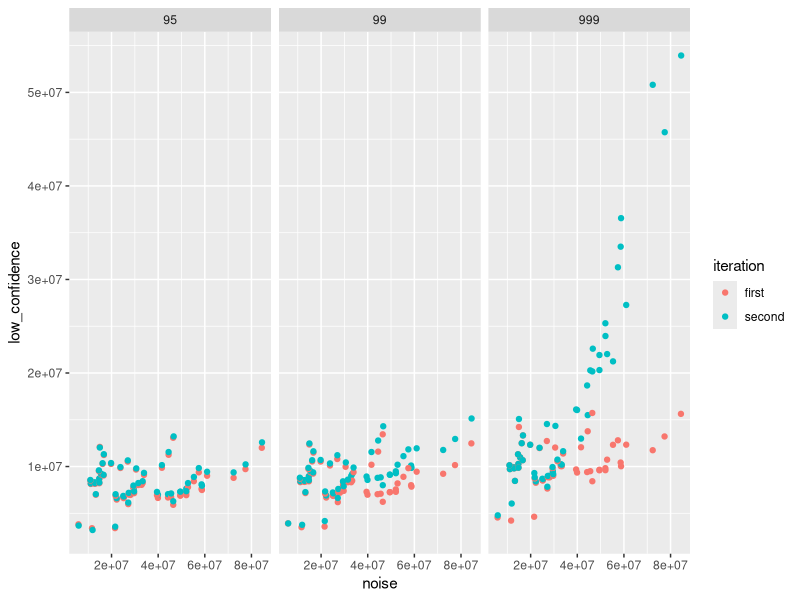
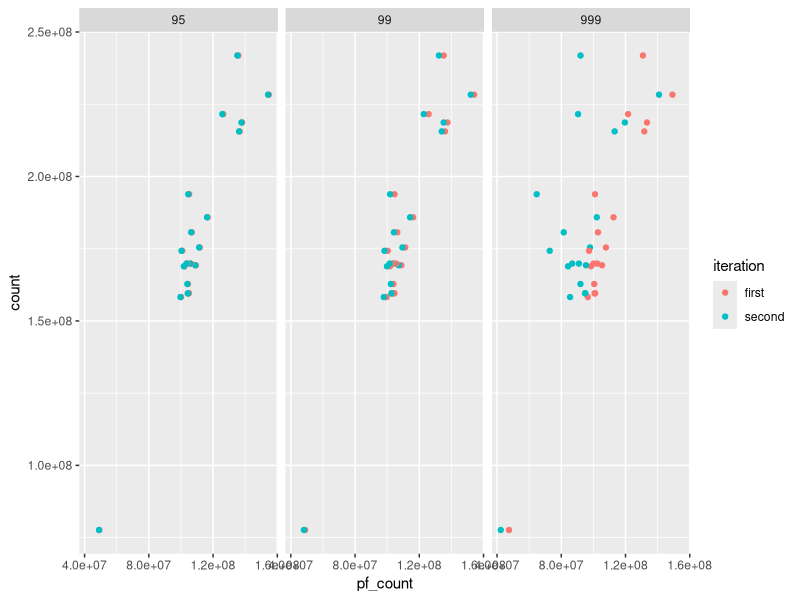

Source code (R) for these figures, in order:
#!/usr/bin/env Rscript

library(ggplot2)
library(grid)
library(gridExtra)

# base_folder = '/Users/lg/code/moonwatcher/pheniqs-split-pool/analyze/'
setwd(base_folder)

noise_and_confidence = read.table('noise_and_confidence.tsv', header=T, sep="\t")
noise_and_confidence$confidence = factor(noise_and_confidence$confidence)
noise_and_confidence$sample = factor(noise_and_confidence$sample)
noise_and_confidence$iteration = factor(noise_and_confidence$iteration)
noise_and_confidence$decoder = factor(noise_and_confidence$decoder)

barcode_noise_and_confidence = read.table('barcode_noise_and_confidence.tsv', header=T, sep="\t")
barcode_noise_and_confidence$confidence = factor(barcode_noise_and_confidence$confidence)
barcode_noise_and_confidence$sample = factor(barcode_noise_and_confidence$sample)
barcode_noise_and_confidence$iteration = factor(barcode_noise_and_confidence$iteration)
barcode_noise_and_confidence$decoder = factor(barcode_noise_and_confidence$decoder)

priors = read.table('priors.tsv', header=T, sep="\t")
priors$confidence = factor(priors$confidence)
priors$sample = factor(priors$sample)
priors$decoder = factor(priors$decoder)
priors$well = factor(priors$well)
priors$barcode = factor(priors$barcode)

overall = read.table('overall.tsv', header=T, sep="\t")
overall$confidence = factor(overall$confidence)
overall$sample = factor(overall$sample)
overall$iteration = factor(overall$iteration)

ggplot(noise_and_confidence) + geom_point(data=noise_and_confidence, aes(y = low_confidence, x = noise, color = iteration)) + facet_wrap(~confidence)
ggplot(overall) + geom_point(data=overall, aes(y = count, x = pf_count, color = iteration)) + facet_wrap(~decoder) + facet_wrap(~confidence)
